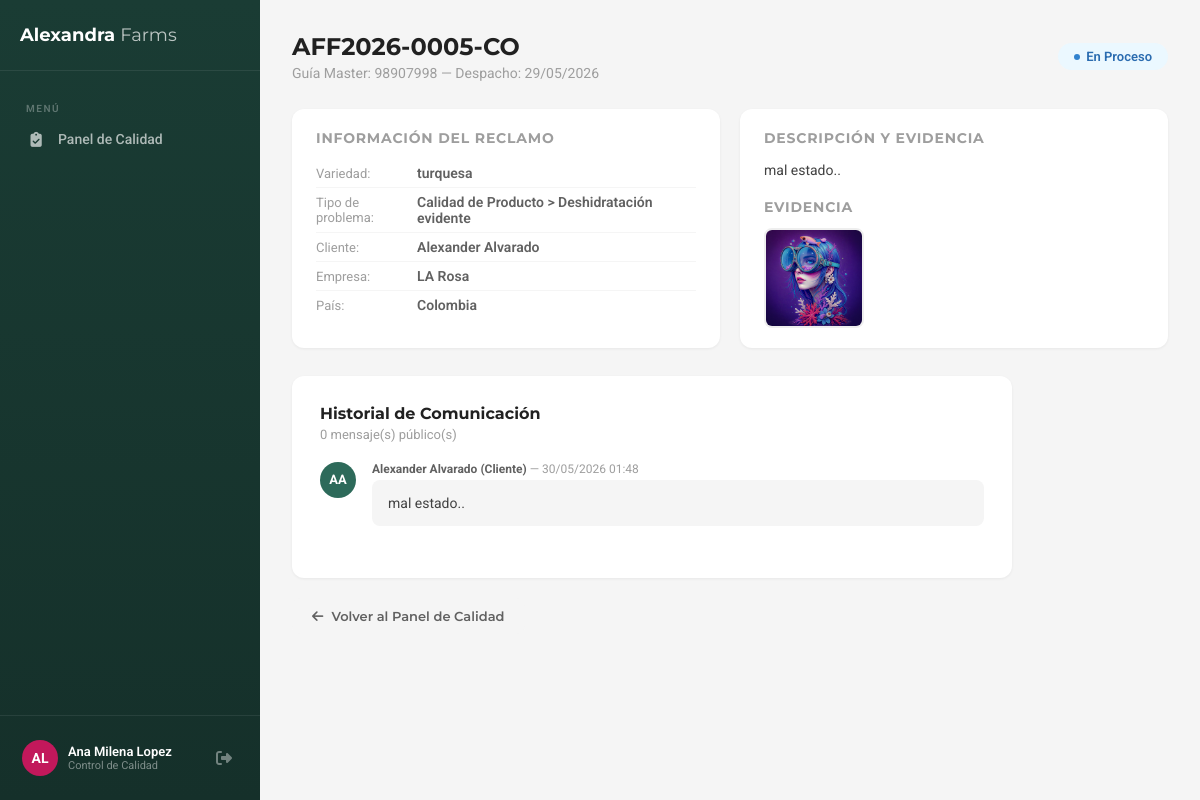
/reclamos/reclamo/5/ (signed in), run on the app's committed database.
### cuentas/models.py (models this page shows, shortened)
class Perfil(models.Model):
    ROLES = (
        ('cliente_comprador', _('Cliente Comprador')),
        ('empleado', _('Empleado Interno')),
    )
    DEPARTAMENTOS = (
        ('ventas', _('Ventas')),
        ('calidad', _('Control de Calidad')),
        ('poscosecha', _('Poscosecha')),
        ('produccion', _('Producción')),
        ('exportaciones', _('Exportaciones')),
        ('gerencia', _('Gerencia General')),
        ('admin', _('Administrador TI')),
    )
    IDIOMAS = (
        ('es', _('Español')),
        ('en', _('English')),
        ('ru', _('Русский')),
    )
    user = models.OneToOneField(User, on_delete=models.CASCADE, related_name='perfil')
    role = models.CharField(max_length=20, choices=ROLES, verbose_name=_('Rol'))
    departamento = models.CharField(max_length=20, choices=DEPARTAMENTOS, null=True, blank=True, verbose_name=_('Departamento'))
    phone = models.CharField(max_length=30, blank=True, verbose_name=_('Teléfono'))
    company_name = models.CharField(max_length=200, blank=True, verbose_name=_('Empresa'))
    country = models.CharField(max_length=100, blank=True, verbose_name=_('País'))
    preferred_language = models.CharField(
        max_length=2, choices=IDIOMAS, default='es', verbose_name=_('Idioma preferido')
    )
    must_change_password = models.BooleanField(
        default=False, verbose_name=_('Debe cambiar contraseña')
    )
    temp_password_expires_at = models.DateTimeField(
        null=True, blank=True, verbose_name=_('Expiración de contraseña temporal')
    )
    failed_attempts = models.IntegerField(default=0, verbose_name=_('Intentos fallidos'))
    locked_until = models.DateTimeField(
        null=True, blank=True, verbose_name=_('Bloqueado hasta')
    )
    created_at = models.DateTimeField(auto_now_add=True, verbose_name=_('Creado el'))
    class Meta:
        verbose_name = _('Perfil')
        verbose_name_plural = _('Perfiles')

### reclamos/models.py (models this page shows, shortened)
class Reclamo(models.Model):
    ESTADOS = (
        ('pendiente_validacion', _('Pendiente Validación')),
        ('en_validacion', _('En Validación')),
        ('aprobado_pendiente', _('Aprobado - Pendiente Asignación')),
        ('rechazado', _('Rechazado')),
        ('en_proceso', _('En Proceso')),
        ('en_investigacion', _('En Investigación')),
        ('resolucion_propuesta', _('Resolución Propuesta')),
        ('resuelto', _('Resuelto')),
        ('cerrado', _('Cerrado')),
    )
    numero = models.CharField(max_length=25, unique=True, editable=False, verbose_name=_('Número'))
    cliente = models.ForeignKey(Perfil, on_delete=models.CASCADE, related_name='reclamos', verbose_name=_('Cliente'))
    tipo_problema = models.ForeignKey(TipoProblema, on_delete=models.PROTECT, verbose_name=_('Tipo de problema'))
    variedad_rosa = models.CharField(max_length=100, verbose_name=_('Variedad de rosa'))
    numero_guia_master = models.CharField(max_length=100, verbose_name=_('Número de Guía Master'))
    fecha_despacho = models.DateField(verbose_name=_('Fecha de despacho'))
    descripcion = models.TextField(verbose_name=_('Descripción detallada'))
    estado = models.CharField(max_length=25, choices=ESTADOS, default='pendiente_validacion', verbose_name=_('Estado'))
    inspector_calidad = models.ForeignKey(
        Perfil, on_delete=models.SET_NULL, null=True, blank=True,
        related_name='reclamos_inspeccionados', verbose_name=_('Inspector de Calidad')
    )
    motivo_rechazo = models.ForeignKey(
        MotivoRechazo, on_delete=models.SET_NULL, null=True, blank=True,
        verbose_name=_('Motivo de Rechazo')
    )
    observaciones_internas_calidad = models.TextField(blank=True, verbose_name=_('Observaciones Internas (Calidad)'))
    zona_horaria_cliente = models.CharField(max_length=50, default='America/New_York', verbose_name=_('Zona horaria cliente'))
    created_at = models.DateTimeField(auto_now_add=True)
    updated_at = models.DateTimeField(auto_now=True)
    class Meta:
        verbose_name = _('Reclamo')
        verbose_name_plural = _('Reclamos')
        ordering = ['-created_at']
        permissions = [
            ("puede_validar_calidad", "Puede validar reclamos como Control de Calidad"),
            ("puede_ver_gerencia", "Puede ver dashboard gerencial"),
        ]

class TipoProblema(models.Model):
    categoria = models.ForeignKey(CategoriaProblema, on_delete=models.CASCADE, related_name='tipos')
    nombre = models.CharField(max_length=150, verbose_name=_('Tipo de Problema'))
    activo = models.BooleanField(default=True)
    class Meta:
        verbose_name = _('Tipo de Problema')
        verbose_name_plural = _('Tipos de Problemas')
    def __str__(self):
        return f"{self.categoria.nombre} > {self.nombre}"

class CategoriaProblema(models.Model):
    nombre = models.CharField(max_length=100, verbose_name=_('Categoría'))
    orden = models.PositiveIntegerField(default=0)
    class Meta:
        verbose_name = _('Categoría de Problema')
        verbose_name_plural = _('Categorías de Problemas')
        ordering = ['orden']

class Evidencia(models.Model):
    reclamo = models.ForeignKey(Reclamo, on_delete=models.CASCADE, related_name='evidencias')
    archivo = models.FileField(upload_to=evidencia_path, verbose_name=_('Archivo'))
    descripcion_adjunto = models.CharField(max_length=200, blank=True, verbose_name=_('¿Qué muestra esta evidencia?'))
    uploaded_at = models.DateTimeField(auto_now_add=True)
    class Meta:
        verbose_name = _('Evidencia')

### cuentas/views.py (the view)
        @login_required
        def wrapper(request, *args, **kwargs):
            try:
                perfil = request.user.perfil
            except Perfil.DoesNotExist:
                logout(request)
                return redirect('login')
            if perfil.must_change_password:
                return redirect('cambiar_password')
            if perfil.role in roles:
                return view_func(request, *args, **kwargs)
            else:
                logout(request)
                messages.error(request, 'sin_permiso')
                return redirect('login')

### cuentas/views.py (called while the page is built)
def role_required(*roles):
    def decorator(view_func):
        @login_required
        def wrapper(request, *args, **kwargs):
            try:
                perfil = request.user.perfil
            except Perfil.DoesNotExist:
                logout(request)
                return redirect('login')
            if perfil.must_change_password:
                return redirect('cambiar_password')
            if perfil.role in roles:
                return view_func(request, *args, **kwargs)
            else:
                logout(request)
                messages.error(request, 'sin_permiso')
                return redirect('login')
        return wrapper
    return decorator

### reclamos/templates/reclamos/detalle_reclamo.html (shortened to what this page needs)
{% extends 'reclamos/base_panel.html' %}
{% block sidebar_nav %}
    <div class="nav-section">Menú</div>
    {% if perfil.role == 'cliente_comprador' %}
        <a href="{% url 'dashboard_cliente' %}"><i class="fas fa-th-large"></i> Dashboard</a>
        <a href="{% url 'crear_reclamo' %}"><i class="fas fa-plus-circle"></i> Nuevo Reclamo</a>
    {% elif perfil.departamento == 'calidad' %}
        <a href="{% url 'panel_calidad' %}"><i class="fas fa-clipboard-check"></i> Panel de Calidad</a>
    {% else %}
        <a href="{% url 'panel_empleado' %}"><i class="fas fa-th-large"></i> Mi Panel</a>
    {% endif %}
{% endblock %}
{% block content %}
    <div class="page-header" style="display:flex;align-items:center;justify-content:space-between;flex-wrap:wrap;gap:12px;">
        <div>
            <h1>{{ reclamo.numero }}</h1>
            <p>Guía Master: {{ reclamo.numero_guia_master }} — Despacho: {{ reclamo.fecha_despacho|date:"d/m/Y" }}</p>
        </div>
        <span class="badge badge-{{ reclamo.estado }}" style="font-size:13px;padding:6px 16px;">
            <span class="badge-dot"></span> {{ reclamo.get_estado_display }}
        </span>
    </div>
    <div style="display:grid;grid-template-columns:1fr 1fr;gap:20px;margin-bottom:28px;">
        <div class="form-panel" style="margin:0;padding:20px 24px;">
            <h3 style="font-family:var(--font-heading);font-size:14px;color:var(--gray-500);text-transform:uppercase;letter-spacing:0.8px;margin-bottom:12px;">Información del reclamo</h3>
            <table style="width:100%;">
                <tr><td style="padding:6px 0;color:var(--gray-500);font-size:13px;">Variedad:</td><td style="padding:6px 0;font-weight:600;font-size:14px;">{{ reclamo.variedad_rosa }}</td></tr>
                <tr><td style="padding:6px 0;color:var(--gray-500);font-size:13px;">Tipo de problema:</td><td style="padding:6px 0;font-weight:600;font-size:14px;">{{ reclamo.tipo_problema }}</td></tr>
                <tr><td style="padding:6px 0;color:var(--gray-500);font-size:13px;">Cliente:</td><td style="padding:6px 0;font-weight:600;font-size:14px;">{{ reclamo.cliente.user.get_full_name }}</td></tr>
                <tr><td style="padding:6px 0;color:var(--gray-500);font-size:13px;">Empresa:</td><td style="padding:6px 0;font-weight:600;font-size:14px;">{{ reclamo.cliente.company_name }}</td></tr>
                <tr><td style="padding:6px 0;color:var(--gray-500);font-size:13px;">País:</td><td style="padding:6px 0;font-weight:600;font-size:14px;">{{ reclamo.cliente.country }}</td></tr>
            </table>
        </div>
        <div class="form-panel" style="margin:0;padding:20px 24px;">
            <h3 style="font-family:var(--font-heading);font-size:14px;color:var(--gray-500);text-transform:uppercase;letter-spacing:0.8px;margin-bottom:12px;">Descripción y Evidencia</h3>
            <p style="font-size:14px;color:var(--gray-800);line-height:1.7; margin-bottom:15px;">{{ reclamo.descripcion }}</p>
            {% if evidencias %}
            <h3 style="font-family:var(--font-heading);font-size:14px;color:var(--gray-500);text-transform:uppercase;letter-spacing:0.8px;margin-bottom:8px;">Evidencia</h3>
            <div class="evidencias-grid">
                {% for ev in evidencias %}
                <div class="evidencia-thumb">
                    <img src="{{ ev.archivo.url }}" alt="Evidencia">
                </div>
                {% endfor %}
            </div>
            {% endif %}
        </div>
    </div>
    <div class="form-panel">
        <h3 style="font-family:var(--font-heading);font-size:16px;color:var(--gray-900);margin-bottom:4px;">Historial de Comunicación</h3>
        <p style="font-size:13px;color:var(--gray-500);margin-bottom:8px;">{{ chat_externo.count }} mensaje(s) público(s)</p>
        <ul class="timeline">
            <li class="timeline-item">
                <div class="timeline-avatar client">{{ reclamo.cliente.user.first_name.0 }}{{ reclamo.cliente.user.last_name.0 }}</div>
                <div class="timeline-body">
                    <div class="timeline-meta"><strong>{{ reclamo.cliente.user.get_full_name }} (Cliente)</strong> — {{ reclamo.created_at|date:"d/m/Y H:i" }}</div>
                    <div class="timeline-msg">{{ reclamo.descripcion }}</div>
                </div>
            </li>
        </ul>
    </div>
    <div style="margin-top:20px;">
        {% if perfil.role == 'cliente_comprador' %}
            <a href="{% url 'dashboard_cliente' %}" class="btn btn-secondary"><i class="fas fa-arrow-left"></i> Volver al Dashboard</a>
        {% elif perfil.departamento == 'calidad' %}
            <a href="{% url 'panel_calidad' %}" class="btn btn-secondary"><i class="fas fa-arrow-left"></i> Volver al Panel de Calidad</a>
        {% else %}
            <a href="{% url 'panel_empleado' %}" class="btn btn-secondary"><i class="fas fa-arrow-left"></i> Volver a Mi Panel</a>
        {% endif %}
    </div>
{% endblock %}

### reclamos/templates/reclamos/base_panel.html (shortened to what this page needs)
{% load static %}
<!DOCTYPE html>
<html lang="es">
<head>
    <link rel="stylesheet" href="https://cdnjs.cloudflare.com/ajax/libs/font-awesome/6.4.0/css/all.min.css"/>
</head>
<body>
    <aside class="sidebar" id="sidebar">
        <div class="sidebar-logo">
            <a href="#">Alexandra <span>Farms</span></a>
        </div>
        <nav class="sidebar-nav">
            {% block sidebar_nav %}{% endblock %}
        </nav>
        <div class="sidebar-footer">
            <div class="sidebar-user">
                <div class="sidebar-avatar">{{ request.user.first_name.0 }}{{ request.user.last_name.0 }}</div>
                <div class="sidebar-user-info">
                    <div class="sidebar-user-name">{{ request.user.get_full_name }}</div>
                    <div class="sidebar-user-role">
                        {% if perfil.role == 'cliente_comprador' %}Cliente
                        {% elif perfil.role == 'empleado' %}{{ perfil.get_departamento_display }}
                        {% endif %}
                    </div>
                </div>
                <a href="{% url 'logout' %}" class="sidebar-logout" title="Cerrar sesión"><i class="fas fa-sign-out-alt"></i></a>
            </div>
        </div>
    </aside>
    <main class="main-content">
        {% block content %}{% endblock %}
    </main>
</body>
</html>

### data on the page
Perfil: departamento "Control de Calidad"
Reclamo: numero "AFF2026-0005-CO", numero_guia_master "98907998", fecha_despacho "29/05/2026", estado "En Proceso", variedad_rosa "turquesa", tipo_problema "Calidad de Producto > Deshidratación evidente", cliente.user.get_full_name "Alexander Alvarado", cliente.company_name "LA Rosa", cliente.country "Colombia", descripcion "mal estado..", cliente.user.first_name.0 "A", cliente.user.last_name.0 "A", created_at "30/05/2026 01:48"
Evidencia: archivo (picture)

### other printed values
{{ request.user.first_name.0 }} "A"
{{ request.user.last_name.0 }} "L"
{{ request.user.get_full_name }} "Ana Milena Lopez"
{{ chat_externo.count }} "0"
